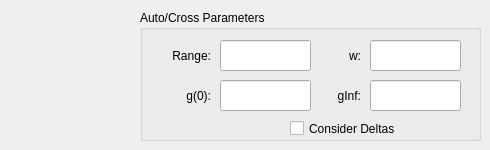
      <widget class="QWidget" name="allCorrelationsTab">
       <attribute name="title">
        <string>All</string>
       </attribute>
       <widget class="QGroupBox" name="allAutoCrossGroup">
        <property name="geometry">
         <rect>
          <x>140</x>
          <y>10</y>
          <width>341</width>
          <height>131</height>
         </rect>
        </property>
        <property name="title">
         <string>Auto/Cross Parameters</string>
        </property>
        <property name="flat">
         <bool>false</bool>
        </property>
        <property name="checkable">
         <bool>false</bool>
        </property>
        <widget class="QLabel" name="allAutoCrossRangeLabel">
         <property name="geometry">
          <rect>
           <x>20</x>
           <y>30</y>
           <width>51</width>
           <height>31</height>
          </rect>
         </property>
         <property name="text">
          <string>Range:</string>
         </property>
         <property name="alignment">
          <set>Qt::AlignRight|Qt::AlignTrailing|Qt::AlignVCenter</set>
         </property>
        </widget>
        <widget class="QLabel" name="allAutoCrossG0Label">
         <property name="geometry">
          <rect>
           <x>20</x>
           <y>70</y>
           <width>51</width>
           <height>31</height>
          </rect>
         </property>
         <property name="text">
          <string>g(0):</string>
         </property>
         <property name="alignment">
          <set>Qt::AlignRight|Qt::AlignTrailing|Qt::AlignVCenter</set>
         </property>
        </widget>
        <widget class="QLabel" name="allAutoCrossWLabel">
         <property name="geometry">
          <rect>
           <x>200</x>
           <y>30</y>
           <width>21</width>
           <height>31</height>
          </rect>
         </property>
         <property name="text">
          <string>w:</string>
         </property>
         <property name="alignment">
          <set>Qt::AlignRight|Qt::AlignTrailing|Qt::AlignVCenter</set>
         </property>
        </widget>
        <widget class="QLabel" name="allAutoCrossGinfLabel">
         <property name="geometry">
          <rect>
           <x>170</x>
           <y>70</y>
           <width>51</width>
           <height>31</height>
          </rect>
         </property>
         <property name="text">
          <string>gInf:</string>
         </property>
         <property name="alignment">
          <set>Qt::AlignRight|Qt::AlignTrailing|Qt::AlignVCenter</set>
         </property>
        </widget>
        <widget class="QLineEdit" name="allAutoCrossRangeTextbox">
         <property name="geometry">
          <rect>
           <x>80</x>
           <y>30</y>
           <width>91</width>
           <height>31</height>
          </rect>
         </property>
         <property name="inputMethodHints">
          <set>Qt::ImhFormattedNumbersOnly</set>
         </property>
        </widget>
        <widget class="QLineEdit" name="allAutoCrossG0Textbox">
         <property name="geometry">
          <rect>
           <x>80</x>
           <y>70</y>
           <width>91</width>
           <height>31</height>
          </rect>
         </property>
         <property name="inputMethodHints">
          <set>Qt::ImhFormattedNumbersOnly</set>
         </property>
        </widget>
        <widget class="QLineEdit" name="allAutoCrossWTextbox">
         <property name="geometry">
          <rect>
           <x>230</x>
           <y>30</y>
           <width>91</width>
           <height>31</height>
          </rect>
         </property>
         <property name="inputMethodHints">
          <set>Qt::ImhFormattedNumbersOnly</set>
         </property>
        </widget>
        <widget class="QLineEdit" name="allAutoCrossGinfTextbox">
         <property name="geometry">
          <rect>
           <x>230</x>
           <y>70</y>
           <width>91</width>
           <height>31</height>
          </rect>
         </property>
         <property name="inputMethodHints">
          <set>Qt::ImhFormattedNumbersOnly</set>
         </property>
        </widget>
        <widget class="QCheckBox" name="allDeltasCheckbox">
         <property name="geometry">
          <rect>
           <x>150</x>
           <y>110</y>
           <width>171</width>
           <height>17</height>
          </rect>
         </property>
         <property name="text">
          <string>Consider Deltas</string>
         </property>
        </widget>
       </widget>
      </widget>
